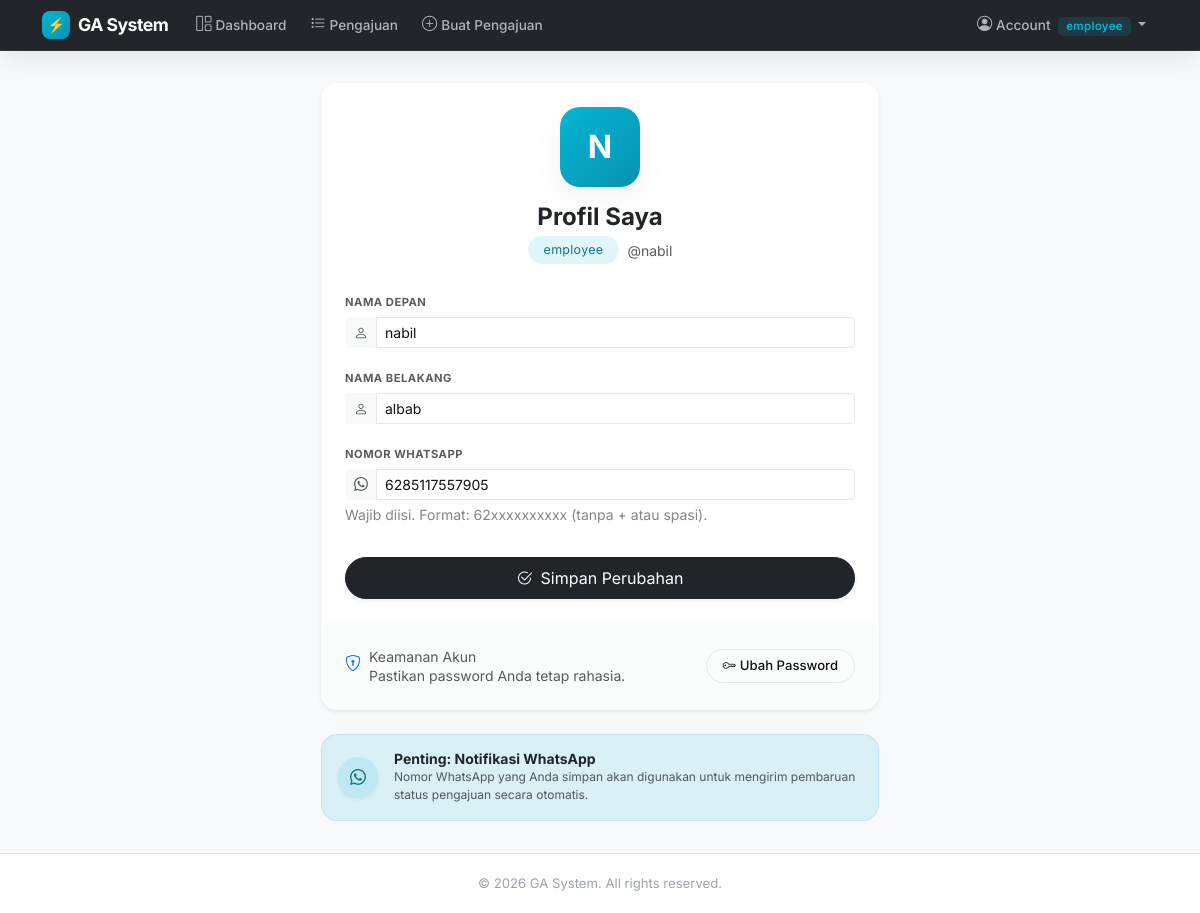
The page /users/profile/ (signed in) on the database its author committed.
### users/models.py (models this page shows, shortened)
class User(AbstractUser):
    class Role(models.TextChoices):
        ADMIN = 'admin', 'Admin'
        GA = 'ga', 'General Affair'
        KARYAWAN = 'karyawan', 'Karyawan'
    role = models.CharField(
        max_length=20,
        choices=Role.choices,
        default=Role.KARYAWAN,
        db_index=True,
    )
    phone = models.CharField(
        max_length=20,
        blank=True,
        help_text='Nomor WhatsApp, contoh: 6281234567890',
    )
    class Meta:
        ordering = ['username']

### users/views.py (the view, shortened to what this page needs)
# urls.py: path("profile/", views.ProfileUpdateView.as_view(), name="profile"),
class ProfileUpdateView(LoginRequiredMixin, UpdateView):
    form_class = ProfileForm
    template_name = "users/profile.html"
    success_url = reverse_lazy("users:profile")
    def get_object(self, queryset=None):
        return self.request.user

### users/forms.py (shortened to what this page needs)
class ProfileForm(forms.ModelForm):
    class Meta:
        model = User
        fields = ["first_name", "last_name", "phone"]
        widgets = {
            "first_name": forms.TextInput(
                attrs={
                    "class": "form-control",
                    "placeholder": "Nama depan",
                }
            ),
            "last_name": forms.TextInput(
                attrs={
                    "class": "form-control",
                    "placeholder": "Nama belakang",
                }
            ),
            "phone": forms.TextInput(
                attrs={
                    "class": "form-control",
                    "placeholder": "Contoh: 6281234567890",
                }
            ),
        }
        labels = {
            "first_name": "Nama Depan",
            "last_name": "Nama Belakang",
            "phone": "Nomor WhatsApp",
        }
        help_texts = {
            "phone": "Wajib diisi. Format: 62xxxxxxxxxx (tanpa + atau spasi).",
        }

### templates/users/profile.html (shortened to what this page needs)
{% extends "base.html" %}
{% block content %}
<div class="row justify-content-center">
    <div class="col-lg-6 col-md-8">
        <div class="card shadow-sm border-0 overflow-hidden">
            <div class="card-header bg-white border-bottom-0 pt-4 pb-0 text-center">
                <div class="profile-avatar">
                    {{ request.user.first_name|first|default:request.user.username|first|upper }}
                </div>
                <h4 class="fw-bold mb-1 text-dark">Profil Saya</h4>
                <div class="d-flex justify-content-center gap-2 align-items-center">
                    <span class="badge bg-primary rounded-pill px-3 py-2 fw-normal">
                        {{ request.user.get_role_display }}
                    </span>
                    <span class="text-muted small">@{{ request.user.username }}</span>
                </div>
            </div>
            <div class="card-body p-4">
                <form method="post" novalidate>
                    <div class="row g-3">
                        {% for field in form %}
                        <div class="col-12">
                            <label for="{{ field.id_for_label }}" class="form-label small fw-bold text-muted text-uppercase" style="font-size: 0.7rem; letter-spacing: 0.5px;">
                                {{ field.label }}
                            </label>
                            <div class="input-group input-group-sm">
                                <span class="input-group-text bg-light border-light text-muted">
                                    {% if 'phone' in field.name %}<i class="bi bi-whatsapp"></i>
                                    {% elif 'email' in field.name %}<i class="bi bi-envelope"></i>
                                    {% elif 'first' in field.name or 'last' in field.name %}<i class="bi bi-person"></i>
                                    {% else %}<i class="bi bi-pencil"></i>{% endif %}
                                </span>
                                {{ field }}
                            </div>
                            {% if field.help_text %}
                            <div class="form-text small opacity-75">{{ field.help_text }}</div>
                            {% endif %}
                        </div>
                        {% endfor %}
                    </div>
                    <div class="mt-4 pt-2">
                        <button type="submit" class="btn btn-dark w-100 py-2 rounded-pill shadow-sm">
                            <i class="bi bi-check2-circle me-2"></i>Simpan Perubahan
                        </button>
                    </div>
                </form>
            </div>
            <div class="card-footer border-0 bg-light bg-opacity-50 p-4">
                <div class="d-flex flex-column flex-sm-row justify-content-between align-items-center gap-3">
                    <div class="d-flex align-items-start gap-2">
                        <i class="bi bi-shield-lock text-primary mt-1"></i>
                        <div class="small text-muted" style="line-height: 1.4;">
                            Keamanan Akun
                            <div class="fw-normal">Pastikan password Anda tetap rahasia.</div>
                        </div>
                    </div>
                    <a href="{% url 'users:change_password' %}" class="btn btn-sm btn-outline-primary px-3 rounded-pill">
                        <i class="bi bi-key me-1"></i>Ubah Password
                    </a>
                </div>
            </div>
        </div>
        <div class="mt-4 p-3 bg-primary bg-opacity-10 rounded-4 border border-primary border-opacity-10 d-flex gap-3 align-items-center">
            <div class="bg-primary text-white rounded-circle d-flex align-items-center justify-content-center shadow-sm" style="width: 40px; height: 40px; flex-shrink: 0;">
                <i class="bi bi-whatsapp"></i>
            </div>
            <div>
                <h6 class="fw-bold mb-0 text-dark small">Penting: Notifikasi WhatsApp</h6>
                <p class="mb-0 text-muted small" style="font-size: 0.75rem;">
                    Nomor WhatsApp yang Anda simpan akan digunakan untuk mengirim pembaruan status pengajuan secara otomatis.
                </p>
            </div>
        </div>
    </div>
</div>
{% endblock %}

### templates/base.html (shortened to what this page needs)
{% load static %}
<!DOCTYPE html>
<html lang="id">
<head>
    <link href="https://cdn.jsdelivr.net/npm/bootstrap@5.3.3/dist/css/bootstrap.min.css" rel="stylesheet">
    <link href="https://cdn.jsdelivr.net/npm/bootstrap-icons@1.11.3/font/bootstrap-icons.min.css" rel="stylesheet">
    <link href="{% static 'css/style.css' %}" rel="stylesheet">
</head>
<body>
    {% if user.is_authenticated %}
    <nav class="navbar navbar-expand-lg navbar-dark navbar-ga sticky-top glassmorphic-navbar">
        <div class="container">
            <a class="navbar-brand" href="{% url 'users:dashboard' %}">
                <span class="logo-icon">⚡</span>
                GA System
            </a>
            <div class="collapse navbar-collapse" id="navbarNav">
                <ul class="navbar-nav me-auto">
                    <li class="nav-item">
                        <a class="nav-link " href="{% url 'users:dashboard' %}">
                            <i class="bi bi-grid-1x2 me-1"></i>Dashboard
                        </a>
                    </li>
                    <li class="nav-item">
                        <a class="nav-link {% if request.resolver_match.url_name == 'request_list' or request.resolver_match.url_name == 'request_detail' %}active{% endif %}" href="{% url 'requests_app:request_list' %}">
                            <i class="bi bi-list-task me-1"></i>Pengajuan
                        </a>
                    </li>
                    <li class="nav-item">
                        <a class="nav-link {% if request.resolver_match.url_name == 'request_create' %}active{% endif %}" href="{% url 'requests_app:request_create' %}">
                            <i class="bi bi-plus-circle me-1"></i>Buat Pengajuan
                        </a>
                    </li>
                </ul>
                <ul class="navbar-nav">
                    <li class="nav-item dropdown">
                        <a class="nav-link dropdown-toggle" href="#" role="button" data-bs-toggle="dropdown">
                            <i class="bi bi-person-circle me-1"></i>Account
                            <span class="badge ms-1">{{ request.user.get_role_display }}</span>
                        </a>
                    </li>
                </ul>
            </div>
        </div>
    </nav>
    {% endif %}
    <main class="container page-container">
        {% block content %}{% endblock %}
    </main>
    <footer class="footer-ga mt-auto">
        <div class="container text-center text-muted small">
            &copy; 2026 GA System. All rights reserved.
        </div>
    </footer>
</body>
</html>

### static/css/style.css (style rules this page uses)
:root { --accent: #06B6D4; --accent-alt: #22D3EE; --accent-dim: #0891B2; --accent-dark: #0E7490; --bg: #F8F9FB; --dark: #0B0F14; --dark-alt: #1A1F25; --card: #FFFFFF; --text: #111111; --text-secondary: #6B7280; --text-muted: #9CA3AF; --border: #E5E7EB; --shadow-sm: 0 2px 8px rgba(0, 0, 0, 0.04); --shadow: 0 10px 30px rgba(0, 0, 0, 0.05); --shadow-lg: 0 20px 50px rgba(0, 0, 0, 0.08); --radius: 16px; --radius-lg: 20px; --radius-sm: 10px; --radius-btn: 30px; --font: 'Inter', -apple-system, BlinkMacSystemFont, 'Segoe UI', sans-serif; --transition: 0.3s cubic-bezier(.25, .8, .25, 1); }
body { font-family: var(--font); background-color: var(--bg); min-height: 100vh; display: flex; flex-direction: column; color: var(--text); -webkit-font-smoothing: antialiased; }
main { flex: 1; }
a { color: var(--accent-dark); transition: var(--transition); }
.navbar-ga { background: var(--dark) !important; border-bottom: 1px solid rgba(255, 255, 255, 0.06); padding: 6px 0; transition: var(--transition); }
.navbar-ga.glassmorphic-navbar { backdrop-filter: blur(16px); -webkit-backdrop-filter: blur(16px); background: rgba(11, 15, 20, 0.9) !important; box-shadow: 0 4px 30px rgba(0, 0, 0, 0.1); }
.navbar-ga .navbar-brand { font-size: 1.1rem; letter-spacing: -0.5px; font-weight: 700; color: #fff !important; display: flex; align-items: center; gap: 8px; }
.navbar-ga .logo-icon { width: 28px; height: 28px; background: linear-gradient(135deg, var(--accent) 0%, var(--accent-dim) 100%); border-radius: 8px; display: flex; align-items: center; justify-content: center; font-size: 0.9rem; }
.navbar-ga .nav-link { color: rgba(255, 255, 255, 0.65) !important; font-size: 0.85rem; font-weight: 500; padding: 6px 12px !important; border-radius: 8px; transition: var(--transition); }
.navbar-ga .nav-link i { font-size: 0.95rem; }
.navbar-ga .badge { background: rgba(6, 182, 212, 0.15) !important; color: var(--accent) !important; font-size: 0.72rem; font-weight: 600; border-radius: 6px; padding: 4px 8px; }
.page-container { padding: 32px 0; }
.card { border-radius: var(--radius); border: 1px solid var(--border); background: var(--card); box-shadow: var(--shadow-sm); transition: var(--transition); }
.card-header { border-radius: var(--radius) var(--radius) 0 0 !important; border-bottom: 1px solid var(--border); padding: 18px 24px; background: var(--card) !important; }
.card-body { padding: 24px; }
.badge { font-weight: 500; letter-spacing: 0.3px; border-radius: 8px; padding: 5px 12px; font-size: 0.78rem; }
.bg-primary { background: rgba(6, 182, 212, 0.12) !important; color: var(--accent-dark) !important; }
.btn-outline-primary { border-color: var(--border) !important; color: var(--text) !important; border-radius: var(--radius-sm); font-weight: 500; font-size: 0.9rem; transition: var(--transition); }
.btn-sm { padding: 6px 14px; font-size: 0.82rem; border-radius: 8px; }
.form-control, .form-select { border: 1px solid var(--border); border-radius: var(--radius-sm); padding: 10px 14px; font-size: 0.9rem; transition: var(--transition); background: var(--card); color: var(--text); }
.form-label { font-size: 0.85rem; font-weight: 600; color: var(--text); margin-bottom: 6px; }
.footer-ga { background: var(--card); border-top: 1px solid var(--border); padding: 20px 0; }
.footer-ga .text-muted { color: var(--text-muted) !important; font-size: 0.82rem; }

### templates/users/profile.html (style rules this page uses)
.profile-avatar { width: 80px; height: 80px; background: linear-gradient(135deg, var(--accent) 0%, var(--accent-dim) 100%); color: white; font-size: 2rem; font-weight: 700; border-radius: 20px; display: flex; align-items: center; justify-content: center; margin: 0 auto 16px; box-shadow: var(--shadow); }

### rows shown on the page
User: user.role "employee", user.first_name|first "N", user.username "nabil", form "nabil" "albab" "6285117557905"

### other values the page prints
{{ field.label }} "NAMA DEPAN" "NAMA BELAKANG" "NOMOR WHATSAPP"
{{ field.help_text }} "Wajib diisi. Format: 62xxxxxxxxxx (tanpa + atau spasi)."
